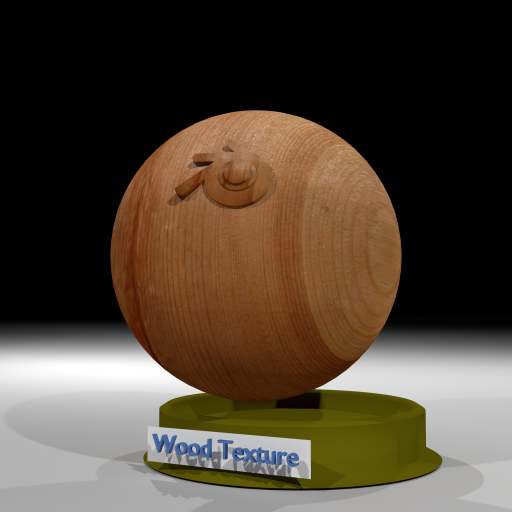
#> input picture screne/rightballc2.png, 1024 x 1024 px (shown at 1/2 size)
$ python prototype.py   (Python 2 division)
#> lines starting #> are read from the running program, lines starting #| are printed output that depends on the picture
import numpy as np
import cv2
from time import clock
from PIL import Image, ImageDraw
from math import log
from random import randint

#http://stackoverflow.com/questions/16856788/slice-2d-array-into-smaller-2d-arrays
def blockslice(arr, ns=2):
#u.transpose(1,0).reshape((2,2,4,)).transpose(0,2,1).reshape((2,2,2,2,))
    """
    Return an array of shape (n, nrows, ncols) where
    n * nrows * ncols = arr.size

    If arr is a 2D array, the returned array should look like n subblocks with
    each subblock preserving the "physical" layout of arr.
    """
    h, w = arr.shape
    nrows = ns
    ncols = ns
    return (arr.reshape(h//ns, nrows, -1, ncols)
               .swapaxes(1,2)
               .reshape(-1, nrows, ncols)
               .reshape((h//ns,w//ns,ns,ns,)))
               #.transpose(1,0,2,3))

class comparator():
    def __init__(self, sizey, sizex, dtype):
        self.sh = 2
        sh = self.sh
        self.emptyright = np.zeros((sizey+sh*2, sizex+sh*2), np.int16)
        self.emptyleft  = np.zeros((sizey+sh*2, sizex+sh*2), np.int16)
        self.szx = sizex
        self.szy = sizey
        maxd = np.iinfo(dtype).max*4
        allfill = np.empty((sizey, sizex), np.int32)
        allfill.fill(maxd)
        self.diffs = np.zeros((9, sizey, sizex), np.int32)
        self.diffs[1,0,:].fill(maxd)                                         #1 Top
        self.diffs[3,:,0].fill(maxd)                                         #3 Left
        self.diffs[2] = np.logical_or(self.diffs[0], self.diffs[2])*allfill  #2 TopLeft
        self.diffs[5,sizey-1,:].fill(maxd)                                   #5 Botom
        self.diffs[4] = np.logical_or(self.diffs[2], self.diffs[4])*allfill  #4 LeftBottom
        self.diffs[7,:,sizex-1].fill(maxd)                                   #7 Right
        self.diffs[6] = np.logical_or(self.diffs[4], self.diffs[6])*allfill  #6 BottomRight
        self.diffs[8] = np.logical_or(self.diffs[6], self.diffs[0])*allfill  #8 RightTop, 0 Center is full of zeroes
        self.dirs = np.array([[ 0,  0],    #0 Center
                              [-1,  0],    #1 Top
                              [-1, -1],    #2 TopLeft
                              [ 0, -1],    #3 Left
                              [ 1, -1],    #4 LeftBottom
                              [ 1,  0],    #5 Bottom
                              [ 1,  1],    #6 BottomRight
                              [ 0,  1],    #7 Right
                              [-1,  1]],   #8 RightTop
                              dtype=np.int16)
        self.crds = np.indices((sizey,sizex,)).transpose(1,2,0)

    def compare(self, imgl, imgr, offsets, cmps=2):
        diffs = np.copy(self.diffs)#.reshape(self.diffs.shape+[2, 2])
        emptyright = np.copy(self.emptyright)
        sh = self.sh
        emptyright[sh:self.szy+sh, sh:self.szx+sh] = imgr
        dirs = self.dirs+np.array([sh, sh], dtype=np.int16)
        for i in range(0, len(dirs)):
            # [6 lines of commented-out code are left out]

            cmatr = (self.crds+dirs[i]+offsets)\
                    .astype(np.int32)\
                    .transpose(2,0,1) #Transpose back
            diffs[i] += abs(emptyright[cmatr[0], cmatr[1]] - imgl)
        bld =  np.array([blockslice(x, cmps) for x in diffs], dtype=diffs.dtype) #Split diff planes to slices by cmps*cmps
        sums = bld.sum(axis=3).sum(axis=3)#.transpose(0,2,1)         #Sum by blocks
        sumsavgs = (sums//(cmps*cmps)).repeat(cmps,axis=1).repeat(cmps,axis=2)
        ndiffs = abs(diffs-sumsavgs)
        nbld =  np.array([blockslice(x, cmps) for x in ndiffs], dtype=ndiffs.dtype)
        nsums = nbld.sum(axis=3).sum(axis=3)
        sm =   nsums.argmin(axis=0)\
                   .repeat(cmps,axis=0)\
                   .repeat(cmps,axis=1)            #To find best offset indexes
        offs = self.dirs[sm]+offsets               #Find new offsets and append the olds
        print "---Offsets indices==\n", sums.argmin(axis=0)
        print "------Diffs==\n", nsums
        return offs

def vis_offsets(im0, im1, offsets):
    scale = 4
    y, x = im0.shape
    newy, newx = y*scale, x*scale
    crdsfrom = np.indices(im0.shape).transpose(1,2,0)
    crdsto = (crdsfrom + offsets).astype(np.uint32) #+ np.array([0, x])
    crdsfrom *= scale
    crdsto *= scale
    crdsfrom += scale>>1
    crdsto += scale>>1
    cv_img0rs = cv2.resize(im0, (newx, newy), interpolation = cv2.INTER_NEAREST)
    cv_img1rs = cv2.resize(im1, (newx, newy), interpolation = cv2.INTER_NEAREST)

    vis = np.zeros((newy, 2*newx), cv_img0.dtype);
    vis[:newy, :newx] = cv_img0rs
    vis[:newy, newx:2*newx] = cv_img1rs
    # [6 lines of commented-out code are left out]
    pil_im = Image.fromarray(vis)
    draw = ImageDraw.Draw(pil_im)
    for y in range(0, offsets.shape[0]):
        for x in range(0, offsets.shape[1]):
            if sum(abs(offsets[y, x])) > 0 and randint(0, y>>2)==0:
                coords = tuple(np.concatenate((crdsfrom[y,x][::-1], crdsto[y,x][::-1],)))
                print "Draw to", coords
                draw.line(coords, fill=255, width=1)
                ex, ey = coords[2:]
                draw.ellipse((ex-1, ey-1, ex+1, ey+1))
    pil_im.show()


dir1 = "screne/"
dir2 = "screne/resized/"
rnm = "rightballc2"
lnm = "leftballc2"
ext = ".png"

img0 = cv2.imread(dir1+rnm+ext)
#> img0 is the input picture: shape (1024, 1024, 3); mean B, G, R 53.2, 66.7, 79
cv_img0 = cv2.cvtColor(img0, cv2.COLOR_BGR2GRAY)
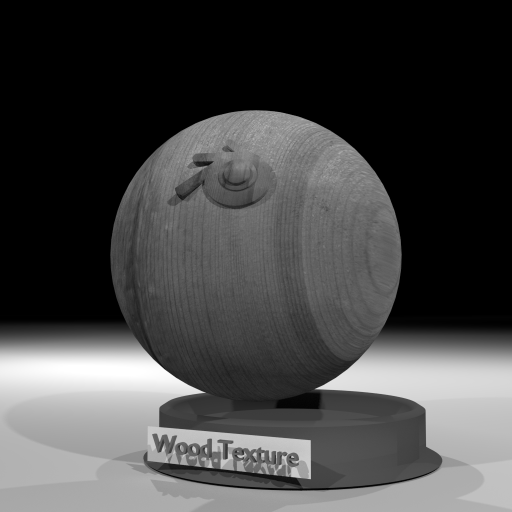
#> cv_img0: shape (1024, 1024) (shown at 1/2 size); min 0, max 255, mean 68.8
img1 = cv2.imread(dir1+lnm+ext)
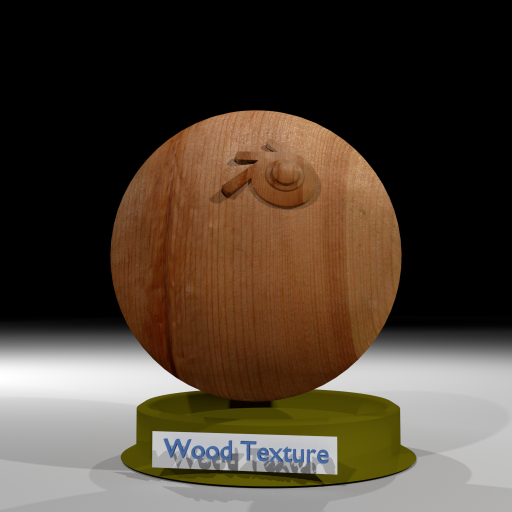
#> input picture screne/leftballc2.png, 1024 x 1024 px (shown at 1/2 size)
#> img1 is the input picture: shape (1024, 1024, 3); mean B, G, R 52.9, 65.5, 77.7
cv_img1 = cv2.cvtColor(img1, cv2.COLOR_BGR2GRAY)
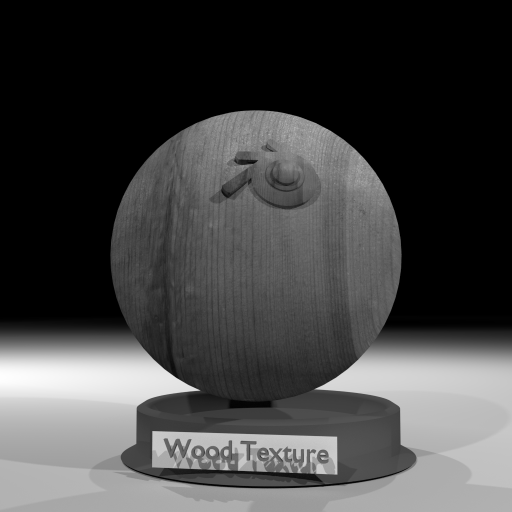
#> cv_img1: shape (1024, 1024) (shown at 1/2 size); min 0, max 254, mean 67.7

oldy, oldx = cv_img0.shape
#> oldy = 1024; oldx = 1024

#vis = cv2.cvtColor(vis, cv2.COLOR_BGR2GRAY)
#cv2.imshow("test", vis)
#cv2.waitKey()
newy = oldy//2
#> newy = 512
newx = oldx//2
#> newx = 512

y = 16
x = 16

comparators = []
offs = np.zeros((y,x,2)).astype(np.int16)
cmps = 4
while x<oldx and y<oldy:
    x*=2
    y*=2
    offsets = (offs*2).repeat(2,axis=0).repeat(2,axis=1)
    comparators.append(comparator(y, x, cv_img0.dtype))
    szstr = '_'+str(x)+'x'+str(y)
    cv_img0rs = cv2.resize(cv_img0, (x, y), interpolation = cv2.INTER_AREA)
    cv_img1rs = cv2.resize(cv_img1, (x, y), interpolation = cv2.INTER_AREA)
    # [7 lines of commented-out code are left out]

    offs = comparators[-1].compare(cv_img0rs, cv_img1rs, offsets, cmps)
    print "----Offsets is\n", offs
    if y>64:
        vis_offsets(cv_img0rs, cv_img1rs, offs)
        exit()
#> (the program exits here)
